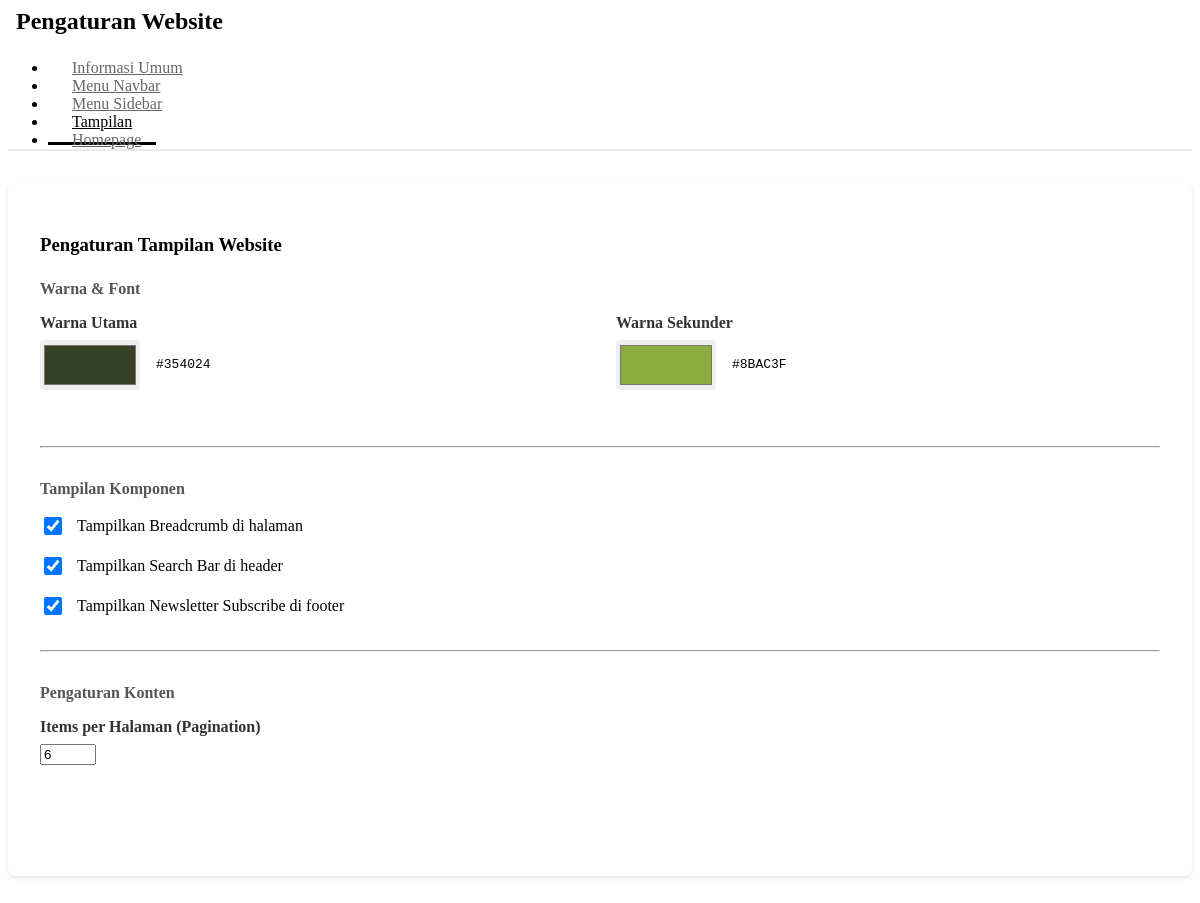
The page /dashboard/pages/settings.php?page=settings&tab=display on the database its author committed.
### tables this page shows
CREATE TABLE IF NOT EXISTS pengaturan_tampilan (
    id INT PRIMARY KEY AUTO_INCREMENT,
    warna_utama VARCHAR(7) DEFAULT '#354024',
    warna_sekunder VARCHAR(7) DEFAULT '#8BAC3F',
    tampilkan_breadcrumb TINYINT DEFAULT 1,
    tampilkan_search_bar TINYINT DEFAULT 1,
    tampilkan_footer_newsletter TINYINT DEFAULT 1,
    tampilkan_chat_widget TINYINT DEFAULT 0,
    items_per_page INT DEFAULT 6,
    created_at TIMESTAMP DEFAULT CURRENT_TIMESTAMP,
    updated_at TIMESTAMP DEFAULT CURRENT_TIMESTAMP ON UPDATE CURRENT_TIMESTAMP
);

### dashboard/pages/settings.php (the view, shortened to what this page needs)
    <?php
$display_settings = mysqli_fetch_assoc(mysqli_query($koneksi, "SELECT * FROM pengaturan_tampilan WHERE id = 1"));
$current_tab = $_GET['tab'] ?? 'general';
?>
<div class="settings-container">
    <h2 class="section-title">
        <i class="fa fa-cog"></i> Pengaturan Website
    </h2>
    <ul class="nav nav-tabs" role="tablist" style="border-bottom: 2px solid #e9ecef; margin-bottom: 0;">
        <li class="nav-item">
            <a class="nav-link <?php echo $current_tab == 'general' ? 'active' : ''; ?>"
               href="?page=settings&tab=general">
                <i class="fa fa-info-circle"></i> Informasi Umum
            </a>
        </li>
        <li class="nav-item">
            <a class="nav-link <?php echo $current_tab == 'navbar' ? 'active' : ''; ?>"
               href="?page=settings&tab=navbar">
                <i class="fa fa-bars"></i> Menu Navbar
            </a>
        </li>
        <li class="nav-item">
            <a class="nav-link <?php echo $current_tab == 'sidebar' ? 'active' : ''; ?>"
               href="?page=settings&tab=sidebar">
                <i class="fa fa-list"></i> Menu Sidebar
            </a>
        </li>
        <li class="nav-item">
            <a class="nav-link <?php echo $current_tab == 'display' ? 'active' : ''; ?>"
               href="?page=settings&tab=display">
                <i class="fa fa-palette"></i> Tampilan
            </a>
        </li>
        <li class="nav-item">
            <a class="nav-link <?php echo $current_tab == 'homepage' ? 'active' : ''; ?>"
               href="?page=settings&tab=homepage">
                <i class="fa fa-home"></i> Homepage
            </a>
        </li>
    </ul>
    <div class="tab-content">
        <?php if ($current_tab == 'display'): ?>
        <div class="form-section">
            <h3 style="margin-bottom: 1.5rem; color: var(--dark-green);">
                <i class="fa fa-palette"></i> Pengaturan Tampilan Website
            </h3>
            <form method="POST" action="?page=settings">
                <h4 style="margin-bottom: 1rem; color: #555;">Warna & Font</h4>
                <div style="display: grid; grid-template-columns: 1fr 1fr; gap: 2rem; margin-bottom: 2rem;">
                    <div class="form-group">
                        <label for="warna_utama">
                            <i class="fa fa-palette"></i> Warna Utama
                        </label>
                        <div style="display: flex; align-items: center; gap: 1rem;">
                            <input type="color" id="warna_utama" name="warna_utama"
                                   value="<?php echo htmlspecialchars($display_settings['warna_utama']); ?>"
                                   style="width: 100px; height: 50px; border: none; border-radius: 4px; cursor: pointer;">
                            <code><?php echo htmlspecialchars($display_settings['warna_utama']); ?></code>
                        </div>
                    </div>
                    <div class="form-group">
                        <label for="warna_sekunder">
                            <i class="fa fa-palette"></i> Warna Sekunder
                        </label>
                        <div style="display: flex; align-items: center; gap: 1rem;">
                            <input type="color" id="warna_sekunder" name="warna_sekunder"
                                   value="<?php echo htmlspecialchars($display_settings['warna_sekunder']); ?>"
                                   style="width: 100px; height: 50px; border: none; border-radius: 4px; cursor: pointer;">
                            <code><?php echo htmlspecialchars($display_settings['warna_sekunder']); ?></code>
                        </div>
                    </div>
                </div>
                <hr style="margin: 2rem 0;">
                <h4 style="margin-bottom: 1rem; color: #555;">Tampilan Komponen</h4>
                <div class="form-check">
                    <input type="checkbox" id="tampilkan_breadcrumb" name="tampilkan_breadcrumb"
                           <?php echo $display_settings['tampilkan_breadcrumb'] ? 'checked' : ''; ?>>
                    <label for="tampilkan_breadcrumb">Tampilkan Breadcrumb di halaman</label>
                </div>
                <div class="form-check">
                    <input type="checkbox" id="tampilkan_search_bar" name="tampilkan_search_bar"
                           <?php echo $display_settings['tampilkan_search_bar'] ? 'checked' : ''; ?>>
                    <label for="tampilkan_search_bar">Tampilkan Search Bar di header</label>
                </div>
                <div class="form-check">
                    <input type="checkbox" id="tampilkan_footer_newsletter" name="tampilkan_footer_newsletter"
                           <?php echo $display_settings['tampilkan_footer_newsletter'] ? 'checked' : ''; ?>>
                    <label for="tampilkan_footer_newsletter">Tampilkan Newsletter Subscribe di footer</label>
                </div>
                <hr style="margin: 2rem 0;">
                <h4 style="margin-bottom: 1rem; color: #555;">Pengaturan Konten</h4>
                <div class="form-group">
                    <label for="items_per_page">Items per Halaman (Pagination)</label>
                    <input type="number" id="items_per_page" name="items_per_page" min="1" max="50"
                           value="<?php echo $display_settings['items_per_page']; ?>">
                </div>
                <button type="submit" name="update_display_settings" class="btn-success">
                </button>
            </form>
        </div>
        <?php endif; ?>
    </div>
</div>

### dashboard/pages/settings.php (style rules this page uses)
.settings-container { max-width: 1200px; }
.nav-tabs .nav-link { color: #666; border: none; border-bottom: 3px solid transparent; padding: 0.75rem 1.5rem; font-weight: 500; transition: all 0.3s ease; }
.nav-tabs .nav-link.active { color: var(--dark-green); border-bottom-color: var(--dark-green); background: none; }
.tab-content { padding-top: 2rem; }
.section-title { font-size: 1.5rem; color: var(--dark-green); font-weight: 700; margin-bottom: 1.5rem; display: flex; align-items: center; gap: 0.5rem; }
.form-section { background: #fff; padding: 2rem; border-radius: 8px; margin-bottom: 2rem; box-shadow: 0 2px 4px rgba(0,0,0,0.1); }
.form-group { margin-bottom: 1.5rem; }
.form-group label { display: block; font-weight: 600; margin-bottom: 0.5rem; color: #333; }
.form-check { display: flex; align-items: center; gap: 0.75rem; margin: 1rem 0; }
.form-check input[type="checkbox"] { width: 18px; height: 18px; cursor: pointer; }
.form-check label { margin: 0; cursor: pointer; font-weight: normal; }
.btn-success { background: var(--dark-green); color: white; border: none; border-radius: 4px; padding: 0.75rem 1.5rem; cursor: pointer; font-weight: 600; transition: all 0.3s ease; }

### rows shown on the page
pengaturan_tampilan: warna_utama "#354024", warna_sekunder "#8bac3f", warna_sekunder "#8BAC3F", tampilkan_breadcrumb "☑", tampilkan_search_bar "☑", tampilkan_footer_newsletter "☑", items_per_page "6"
